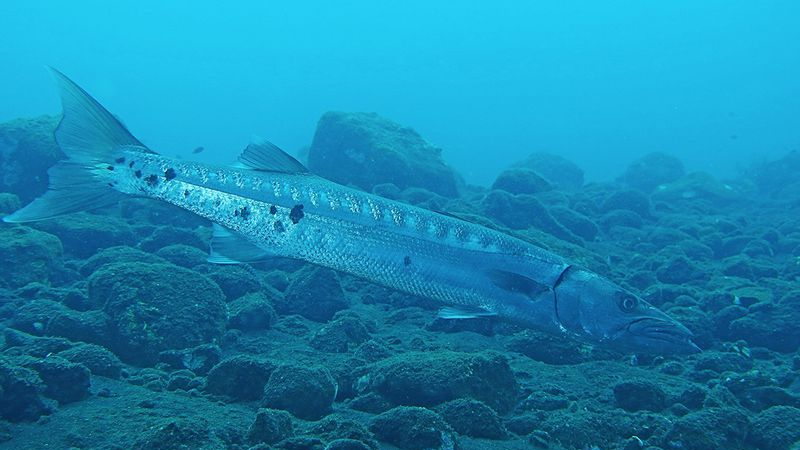
%> input picture Sample_Dataset/SAUD/Benchmark/Raw/group_1/1.png, 800 x 450 px
$ octave --eval "result = gradient_domain(imread('../../Sample_Dataset/SAUD/Benchmark/Raw/group_1/1.png'));"   (GNU Octave 9; MATLAB toolbox functions it lacks are replaced by stand-ins)
%> lines starting %> are read from the running program, lines starting %| are printed output that depends on the picture
### Feature_Extraction/Color_features_HSV_Combinations/LBP.m
function dstImage = LBP(srcImage)

if ndims(srcImage) == 3
   srcImage =  rgb2gray(srcImage);
end

I = im2double(srcImage);

[m, n] = size(I);
J = zeros(m, n);

 for i = 2 : m-1
   for j = 2 : n-1
       J(i,j) = ( I(i-1,j-1) > I(i,j) )  + ...
                ( I(i-1,j) > I(i,j) ) + ...
                ( I(i-1,j+1) > I(i,j) )  + ...
                ( I(i,j+1) > I(i,j) )  + ...
                ( I(i+1,j+1) > I(i,j) )  + ...
                ( I(i+1,j) > I(i,j) )  + ...
                ( I(i+1,j-1) > I(i,j) )  + ...
                ( I(i,j-1) > I(i,j) ) ;
   end
end
 dstImage = J;

### Feature_Extraction/Color_features_HSV_Combinations/gradient_domain.m
function GD = gradient_domain(img)
GD=[];
if size(img, 3) == 3
    img = rgb2gray(img);
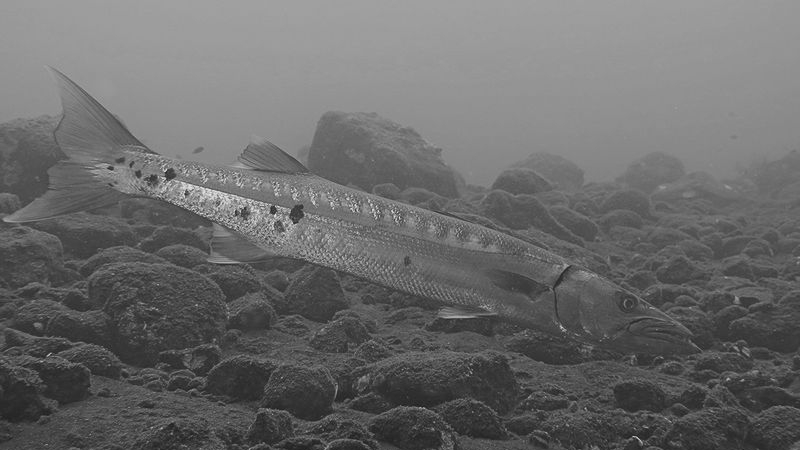
%> img: size 450x800 uint8; min 27, max 230, mean 106
end
img = double(img);
%> img: size 450x800 double
[m, n] = size(img);
%> m = 450; n = 800
d = img;
dSobel = zeros(m, n); % Pre-allocate for speed

% CRITICAL FIX: Changed loop variable from 'img' to 'i'
for i = 2 : m-1
    for j = 2 : n-1
        Gx = (d(i+1,j-1) + 2*d(i+1,j) + d(i+1,j+1)) - (d(i-1,j-1) + 2*d(i-1,j) + d(i-1,j+1));
        Gy = (d(i-1,j+1) + 2*d(i,j+1) + d(i+1,j+1)) - (d(i-1,j-1) + 2*d(i,j-1) + d(i+1,j-1));
        dSobel(i, j) = sqrt(Gx^2 + Gy^2);
    end
end
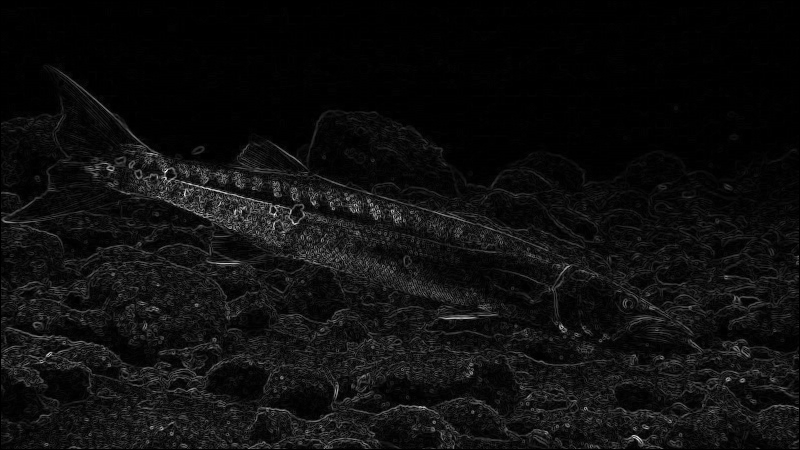
%> dSobel: size 450x800 double; min 0, max 652.9, mean 37.6; drawn with min black and max white

dstImage = LBP(dSobel);
%> after the loop in LBP, `for i = 2 : m-1`:
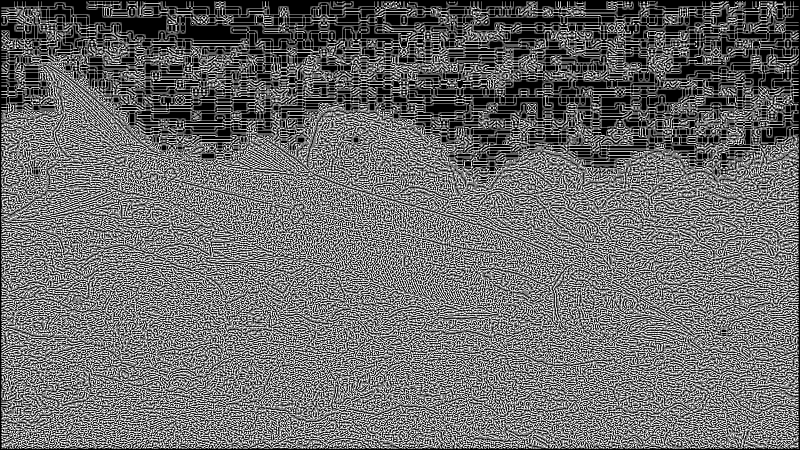
%> J: size 450x800 double; min 0, max 8, mean 3.4; drawn with min black and max white

% Calculating weights for LBP codes 0-8
s0=0; for q=1:m, for w=1:n, if dstImage(q,w)==0, s0=s0+double(dSobel(q,w)); end; end; end
%> after the loop, s0 = 1837114
s0=s0/10000000;
%> s0 = 0.184

s1=0; for q=1:m, for w=1:n, if dstImage(q,w)==1, s1=s1+double(dSobel(q,w)); end; end; end
%> after the loop, s1 = 2854275.4
s1=s1/10000000;
%> s1 = 0.285

s2=0; for q=1:m, for w=1:n, if dstImage(q,w)==2, s2=s2+double(dSobel(q,w)); end; end; end
%> after the loop, s2 = 1991514.6
s2=s2/10000000;
%> s2 = 0.199

s3=0; for q=1:m, for w=1:n, if dstImage(q,w)==3, s3=s3+double(dSobel(q,w)); end; end; end
%> after the loop, s3 = 1954578.6
s3=s3/10000000;
%> s3 = 0.195

s4=0; for q=1:m, for w=1:n, if dstImage(q,w)==4, s4=s4+double(dSobel(q,w)); end; end; end
%> after the loop, s4 = 1854819.8
s4=s4/10000000;
%> s4 = 0.185

s5=0; for q=1:m, for w=1:n, if dstImage(q,w)==5, s5=s5+double(dSobel(q,w)); end; end; end
%> after the loop, s5 = 1105288.4
s5=s5/10000000;
%> s5 = 0.111

s6=0; for q=1:m, for w=1:n, if dstImage(q,w)==6, s6=s6+double(dSobel(q,w)); end; end; end
%> after the loop, s6 = 847840
s6=s6/1000000;
%> s6 = 0.848

s7=0; for q=1:m, for w=1:n, if dstImage(q,w)==7, s7=s7+double(dSobel(q,w)); end; end; end
%> after the loop, s7 = 681149.5
s7=s7/1000000;
%> s7 = 0.681

s8=0; for q=1:m, for w=1:n, if dstImage(q,w)==8, s8=s8+double(dSobel(q,w)); end; end; end
%> after the loop, s8 = 401243.8
s8=s8/1000000;
%> s8 = 0.401

S=[s0,s1,s2,s3,s4,s5,s6,s7,s8];
%> S = [0.184 0.285 0.199 0.195 0.185 0.111 0.848 0.681 0.401]
GD=[GD, S]; % Changed ; to , to return horizontal vector
%> GD has the same summary as S
%> `result = gradient_domain(imread('../../Sample_Dataset/SAUD/Benchmark/R..`: result has the same summary as S in gradient_domain
end
